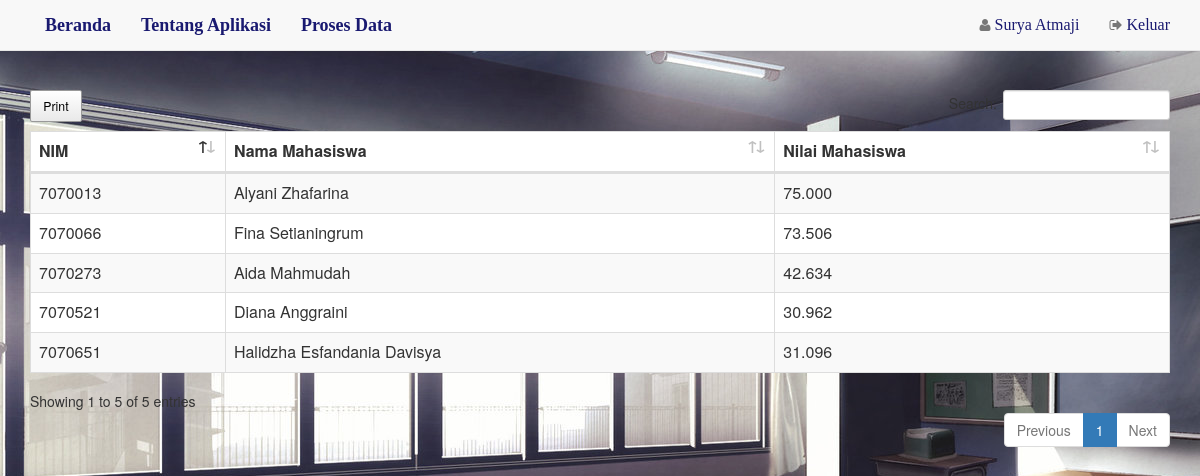
The page /dosen/hasiltes.php (signed in) on the database its author committed.
### tables this page shows
CREATE TABLE `penilaian` (
  `id` int(5) NOT NULL,
  `nim` int(12) NOT NULL,
  `hasil` decimal(6,3) NOT NULL
);

CREATE TABLE `mahasiswa` (
  `nim` int(12) NOT NULL,
  `nama_mahasiswa` varchar(50) NOT NULL,
  `jurusan` varchar(50) NOT NULL,
  `program_studi` varchar(50) NOT NULL,
  `jenis_kelamin` enum('L','P') NOT NULL,
  `Password` varchar(10) DEFAULT NULL,
  `username` varchar(10) NOT NULL
);

### dosen/hasiltes.php (the view, shortened to what this page needs)
<html lang="en">
<head>
	<link href="\font/font.css" rel="stylesheet">
    <link href="\style.css" rel="stylesheet">
    <link href="\assets/css/bootstrap.min.css" rel="stylesheet">
    <link href="\assets/css/bootstrap.css" rel="stylesheet">
    <link href="\assets/css/navbar-static-top.css" rel="stylesheet">
    <link href="\assets/css/animate.min.css" rel="stylesheet">
    <link href="\assets/font-awesome/css/font-awesome.min.css" rel="stylesheet">
    <link href="\assets/css/dataTables.bootstrap4.min.css" rel="stylesheet">
    <link href="\assets/css/buttons.dataTables.min.css" rel="stylesheet">
    <link href="\assets/Responsive/css/responsive.bootstrap4.min.css" rel="stylesheet">
</head>
<body>
    <nav class="navbar navbar-default navbar-static-top">
        <div class="container">
            <div id="navbar-collapse" class="navbar-collapse collapse">
              <ul class="nav navbar-nav navbar-left">
                <li><a href="index.php"><font face="Lucida Bright" size="+1" color="#191970"><b>Beranda</b></font></a></li>
                <li><a href="about2.php"><font face="Lucida Bright" size="+1" color="#191970"><b>Tentang Aplikasi</b></font></a></li>
                <li class="dropdown"><a><font face="Lucida Bright" size="+1" color="#191970"><b>Proses Data</b></font></a>
                </li>
                </ul>
                <ul class="nav navbar-nav navbar-right">
                    <li style="padding-left:10px;"><a href="#"><i class="fa fa-user"></i><font face="Lucida Bright" size="+0" color="#191970"> <?php echo $_SESSION['nama_dosen']; ?> </font></span></a></li>
                    <li><a href="login/logout.php"><i class="fa fa-sign-out"></i><font face="Lucida Bright" size="+0" color="#191970"> Keluar</font></a></li>
                </ul>
            </div>
        </div>
    </nav>
    <br>
    <div class="container">
            <table color="white" id="myTable" class="table table-striped table-bordered dt-responsive nowrap" cellspacing="0" width="100%">
                <thead>
                <tr bgcolor="white">
                    <th>NIM</th>
                    <th>Nama Mahasiswa</th>
                    <th>Nilai Mahasiswa</th>
                    </tr>
                </thead>
                <tbody>
                <?php
                $conn = mysqli_connect('localhost','root','','db_ueapps');
                $sql = mysqli_query($conn, "SELECT * FROM penilaian ORDER BY hasil DESC");
                while($d = mysqli_fetch_array($sql)){
                ?>
                    <tr bgcolor="white">
                        <td><?php echo $d['nim']; ?></td>
                        <td>
                            <?php
                            $nim=$d['nim'];
                            $sql1 = mysqli_query($conn, "SELECT * FROM mahasiswa WHERE mahasiswa.nim=$nim");
                            while($b = mysqli_fetch_array($sql1)){
                                echo $b['nama_mahasiswa'];
                            }
                            ?>
                            </td>
                        <td><?php echo $d['hasil']; ?></td>
                    </tr>
                <?php } ?>
                </tbody>
            </table>
        </div>
</body>
</html>

### style.css (style rules this page uses)
body { background: url('img/bg3.jpg'); }
ul { margin: 0; padding: 0; }
li.dropdown { display: inline-block; }

### assets/css/navbar-static-top.css (style rules this page uses)
body { min-height: 600px; }
.navbar-static-top { margin-bottom: 19px; }

### rows shown on the page
penilaian: nim "7070013", hasil "75.000"
mahasiswa: nama_mahasiswa "Alyani Zhafarina"
penilaian: nim "7070066", hasil "73.506"
mahasiswa: nama_mahasiswa "Fina Setianingrum"
penilaian: nim "7070273", hasil "42.634"
mahasiswa: nama_mahasiswa "Aida Mahmudah"
penilaian: nim "7070651", hasil "31.096"
mahasiswa: nama_mahasiswa "Halidzha Esfandania Davisya"
penilaian: nim "7070521", hasil "30.962"
mahasiswa: nama_mahasiswa "Diana Anggraini"

### other values the page prints
$_SESSION['nama_dosen'] "Surya Atmaji"
